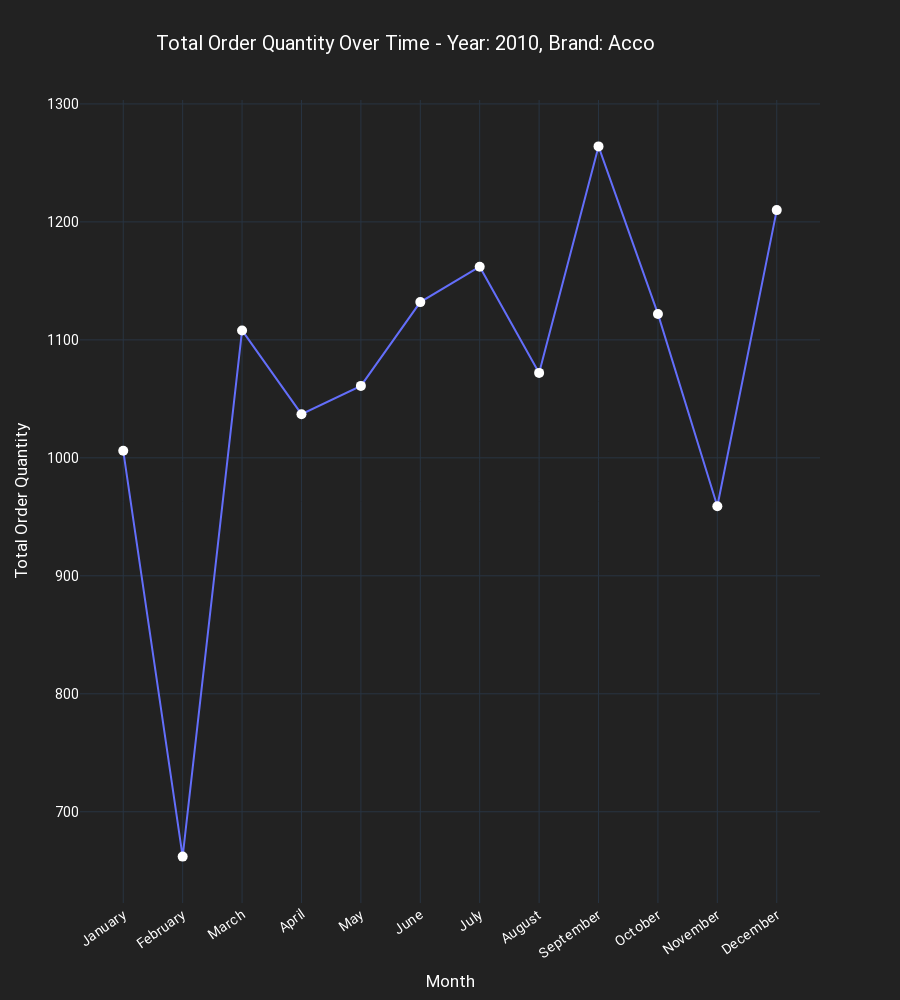

The notebook cell this image was saved under:
### Markdown cell above
## Total Order Quantity Over Time

### Code cell
# Define the order of months
month_order = ['January', 'February', 'March', 'April', 'May', 'June', 'July', 'August', 'September', 'October', 'November', 'December']

# Filter data for a specific year, brand, and discounted status
filtered_df = df[(df['ORDER_YEAR'] == 2010) & (df['BRAND_NAME'] == 'Acco') & (df['IS_DISCOUNTED'] == True)]

# Extract dynamic Year and Brand_name
year_value = filtered_df['ORDER_YEAR'].iloc[0]
brand_name_value = filtered_df['BRAND_NAME'].iloc[0]

# Group by 'ORDER_MONTH_NAME' and sum the 'QUANTITY'
grouped_df = filtered_df.groupby('ORDER_MONTH_NAME')['QUANTITY'].sum().reset_index()

# Convert 'ORDER_MONTH_NAME' to categorical with the defined order
grouped_df['ORDER_MONTH_NAME'] = pd.Categorical(grouped_df['ORDER_MONTH_NAME'], categories=month_order, ordered=True)

# Sort the DataFrame based on the categorical order
grouped_df = grouped_df.sort_values('ORDER_MONTH_NAME')

# Create a Line chart using Plotly
fig = px.line(grouped_df, x='ORDER_MONTH_NAME', y='QUANTITY',
              title=f'Total Order Quantity Over Time - Year: {year_value}, Brand: {brand_name_value}',
              labels={'ORDER_MONTH_NAME': 'Month', 'QUANTITY': 'Total Order Quantity'},
              height=1000, width=900,
              line_shape='linear', render_mode='auto'
              )

# Add dots on each line for each month
fig.update_traces(mode='markers+lines', marker=dict(size=10))

# Customize layout
fig.update_layout(
    font=dict(family='Roboto', size=14, color='white'),
    plot_bgcolor='#222222',
    paper_bgcolor='#222222',
    template="plotly_dark",
    title_x=0.45,
    xaxis_tickangle=-35,
    hoverlabel=dict(font=dict(family='Roboto', size=16, color='Black')),
)

# Update traces to customize hover template
fig.update_traces(
    hovertemplate=f"<br>".join([
        # f"Year: {year_value}",
        # f"Brand: {brand_name_value}",
        "Month: <b>%{x}</b>",
        "<b><span style='text-decoration: underline; color: red;'>Total Quantity Ordered per Month:</span> %{y:,.0f}</b>",
    ]),
)

# Set the font color to black for the total transaction amount
fig.update_traces(marker=dict(color='White'))

# Show the plot
fig.show()

### Figure 1 — Plotly figure (JSON) as saved in the notebook; plotly's stock layout.template omitted (floating-point values rounded to 4 significant figures)
{"data": [{"hovertemplate": "Month: <b>%{x}</b><br><b><span style='text-decoration: underline; color: red;'>Total Quantity Ordered per Month:</span> %{y:,.0f}</b>", "legendgroup": "", "line": {"color": "#636efa", "dash": "solid", "shape": "linear"}, "marker": {"color": "White", "size": 10, "symbol": "circle"}, "mode": "markers+lines", "name": "", "orientation": "v", "showlegend": false, "type": "scatter", "x": ["January", "February", "March", "April", "May", "June", "July", "August", "September", "October", "November", "December"], "xaxis": "x", "y": [1006, 662, 1108, 1037, 1061, 1132, 1162, 1072, 1264, 1122, 959, 1210], "yaxis": "y"}], "layout": {"font": {"color": "white", "family": "Roboto", "size": 14}, "height": 1000, "hoverlabel": {"font": {"color": "Black", "family": "Roboto", "size": 16}}, "legend": {"tracegroupgap": 0}, "paper_bgcolor": "#222222", "plot_bgcolor": "#222222", "title": {"text": "Total Order Quantity Over Time - Year: 2010, Brand: Acco", "x": 0.45}, "width": 900, "xaxis": {"anchor": "y", "domain": [0, 1], "tickangle": -35, "title": {"text": "Month"}}, "yaxis": {"anchor": "x", "domain": [0, 1], "title": {"text": "Total Order Quantity"}}}}
